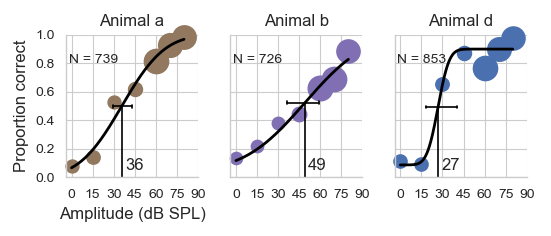

This figure's Python source:
# -*- coding: utf-8 -*-
"""
WARNING: the module "psignifit" used in this script to compute psychometric thresholds requires Python 3.6

This script generates the plots of Figure 5 (with relative summary tables) of the manuscript:
"An automated, touchscreen-based system for auditory training and subj_dfing of common marmosets"
by Calapai A.*, Cabrera-Moreno J.*, Moser T., Jeschke M.

* shared contribution

script author: Calapai A. ([email redacted])

July 2021

list of output files:
- Figure_5.txt , Figure_5.csv
- Figure_5.png , Figure_5.pdf

"""
import psignifit as ps
from pathlib import Path
import pandas as pd
import matplotlib.pyplot as plt
import seaborn as sns
import os

# =============================================
# Setting plotting parameters
sizeMult = 1
saveplot = 0
savetable = 0

tickFontSize = 8
labelFontSize = 10
titleFontSize = 10

sns.set(style="whitegrid")
sns.set_context("paper")

# =============================================
# Parameters for the analysis
CRT_minimumTrials = 100
CRT_minimumTrials_TS = 3000

pd.options.mode.chained_assignment = None
result_filename = os.path.join((Path('../')).resolve(), 'data_analysis/analysis_output', 'Figure_5.txt')

# =============================================
# Load the data for Figure 1

def dataload():
    AMP_df = pd.read_csv('./data/Figure_5.csv', low_memory=False, decimal=',', sep=';')
    AMP_df['total'] = AMP_df['total'].astype(float)
    AMP_df['hits'] = AMP_df['hits'].astype(float)

    return AMP_df


AMP_df = dataload()
# Manually set the color for the animals considered
cls = [[0.57, 0.47, 0.37],
       [0.50, 0.44, 0.70],
       [0.29, 0.44, 0.69]]

figure5_height = (60 / 25.4) * sizeMult
figure5_width = (140 / 25.4) * sizeMult
f, axs = plt.subplots(1, 3, sharey=True, sharex=True, gridspec_kw={'width_ratios': [1, 1, 1]},
                      constrained_layout=False, figsize=(figure5_width, figure5_height))

# Set the animals order for plotting
un_animals = ['a', 'b', 'd']

# Initialize temporary variables for the thresholds and number of trials
thrs = []
ntrs = []
CI_low = []
CI_high = []

# Cycle trough the animals
for m in range(0, len(un_animals)):
    # filter the summary dataframe into a temporary df only containing the selected animal
    subj_df = AMP_df[AMP_df.animal == un_animals[m]]
    subj_df = subj_df[["level", "hits", "total"]].to_numpy()
    subj_df = subj_df.astype(int)

    # Define properties for the psychometric fit
    options = dict()
    options['sigmoidName'] = 'norm'
    options['expType'] = 'YesNo'
    options['confP'] = [.95, .95, .95, .95]
    # options['fixedPars'] = np.nan * np.ones(5)
    # options['fixedPars'][2] = 0.01
    # options['fixedPars'][3] = 0

    # Run the fit
    res = ps.psignifit(subj_df, options)
    ps.psigniplot.plotPsych(res,
                            xLabel=None,
                            yLabel=None,
                            plotAsymptote=False,
                            fontSize=10,
                            extrapolLength=0,
                            showImediate=False,
                            dataColor=cls[m],
                            axisHandle=axs[m],
                            CIthresh=True,
                            fontName='Arial')

    # Store the results for plotting
    thrs.append(int(res['Fit'][0].round()))
    ntrs.append(sum(subj_df[:, 2]))
    CI_low.append(int(res['conf_Intervals'][0][0, 0]))
    CI_high.append(int(res['conf_Intervals'][0][1, 1]))

axs[0].set_title('Animal a', fontsize=12)
axs[1].set_title('Animal b', fontsize=12)
axs[2].set_title('Animal d', fontsize=12)

axs[0].text(thrs[0] + 2, 0.05, thrs[0], fontsize=12)
axs[1].text(thrs[1] + 2, 0.05, thrs[1], fontsize=12)
axs[2].text(thrs[2] + 2, 0.05, thrs[2], fontsize=12)

axs[0].text(-2, .8, "{}{}".format('N = ', ntrs[0]), fontsize=10)
axs[1].text(-2, .8, "{}{}".format('N = ', ntrs[1]), fontsize=10)
axs[2].text(-2, .8, "{}{}".format('N = ', ntrs[2]), fontsize=10)

axs[0].set_ylim([0, 1])
axs[0].set_xticks([0, 15, 30, 45, 60, 75, 90])
axs[1].set_xticks([0, 15, 30, 45, 60, 75, 90])
axs[2].set_xticks([0, 15, 30, 45, 60, 75, 90])

axs[0].set_xlabel('Amplitude (dB SPL)', fontsize=12)
axs[0].set_ylabel('Proportion correct', fontsize=12)

f.tight_layout()

AMP_df.groupby(['animal', 'level'])['total'].sum()

if saveplot:
    # Save the plot
    filename_pdf = os.path.join((Path('../')).resolve(), 'data_analysis/analysis_output', 'Figure_5.pdf')
    filename_png = os.path.join((Path('../')).resolve(), 'data_analysis/analysis_output', 'Figure_5.png')

    # Save to the main data analysis folder
    plt.savefig(filename_pdf, format='pdf')
    plt.savefig(filename_png, format='png')

    # Save also into the root folder
    plt.savefig('Figure_5.pdf', format='pdf')
    plt.savefig('Figure_5.png', format='png')
    plt.close()

# ================================================
# Save descriptive statistics into csv and text files
if savetable:
    with open(result_filename, "w+") as file_object:
        file_object.seek(0)
        data = file_object.read(100)
        file_object.write("{} {}".format('Figure 5A: \nHearing thresholds for animal a, b, d :', thrs))
        file_object.write("\n")
        file_object.write("{} {}".format('CI thresholds (low) for animal a, b, d: ', CI_low))
        file_object.write("\n")
        file_object.write("{} {}".format('CI thresholds (high) for animal a, b, d: ', CI_high))
        file_object.write("\n")

print(thrs)
print(CI_low)
print(CI_high)